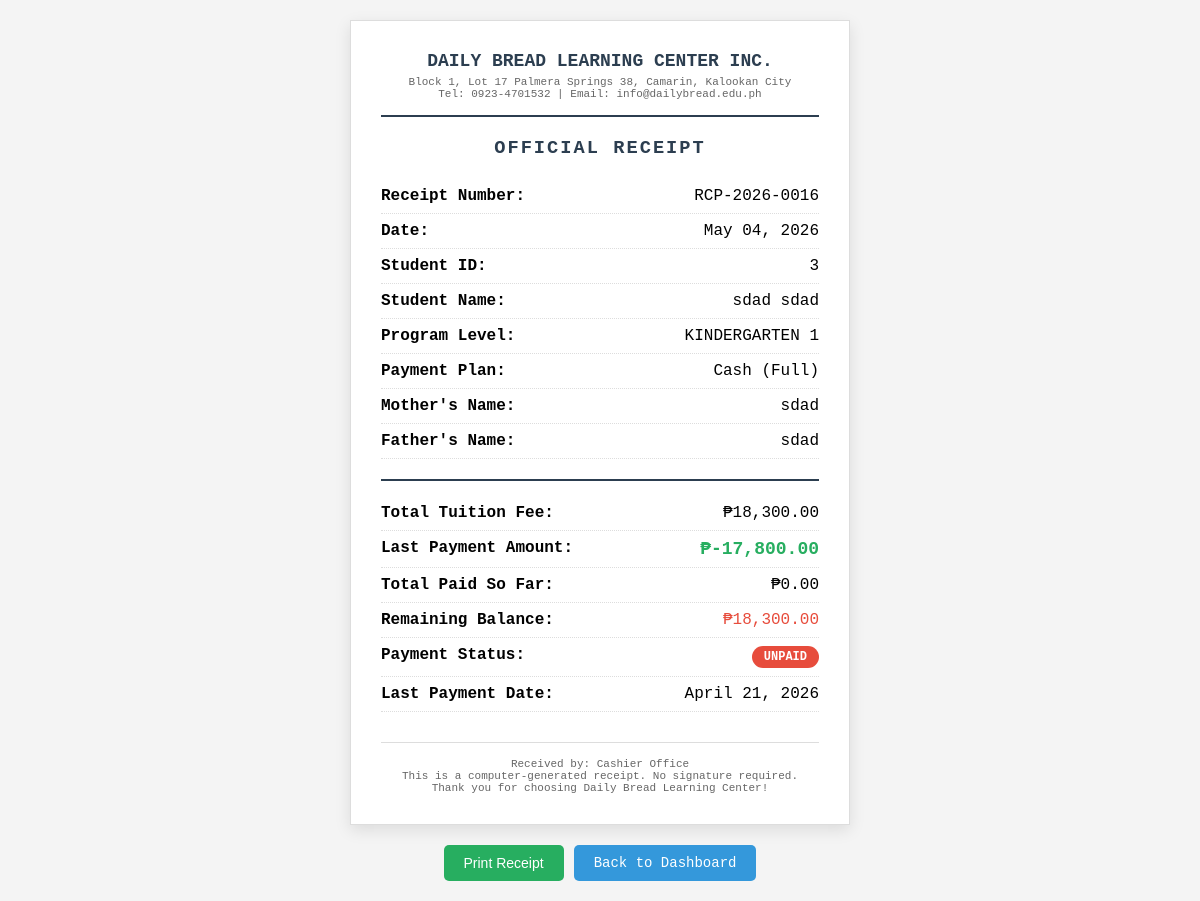
/generate_receipt.php?student_id=3 (signed in), run on the app's committed database.
### tables this page shows
CREATE TABLE `payment_transactions` (
  `transaction_id` int(11) NOT NULL AUTO_INCREMENT,
  `enrollee_id` int(11) NOT NULL,
  `payment_date` date NOT NULL,
  `payment_amount` decimal(10,2) NOT NULL,
  `payment_type` varchar(50) NOT NULL COMMENT 'Cash, Semi Annual, Quarterly, Monthly',
  `receipt_number` varchar(50) NOT NULL,
  `notes` text DEFAULT NULL,
  `processed_by` varchar(100) NOT NULL,
  `created_at` timestamp NOT NULL DEFAULT current_timestamp(),
  `receipt_generated` tinyint(4) DEFAULT 0,
  `receipt_path` varchar(500) DEFAULT NULL,
  `processed_by_user_id` int(11) DEFAULT NULL,
  `payment_status` varchar(50) DEFAULT NULL,
  `refund_amount` decimal(10,2) DEFAULT 0.00,
  `refund_date` date DEFAULT NULL,
  `refund_reason` text DEFAULT NULL,
  `refund_status` varchar(20) DEFAULT 'None',
  `payment_reference` varchar(100) DEFAULT NULL,
  `payment_method` varchar(50) DEFAULT 'Cash',
  `payment_verified` tinyint(4) DEFAULT 1,
  `request_id` int(11) DEFAULT NULL,
  PRIMARY KEY (`transaction_id`),
  KEY `enrollee_id` (`enrollee_id`),
  KEY `fk_payment_processed_by` (`processed_by_user_id`),
  KEY `request_id` (`request_id`),
  CONSTRAINT `fk_payment_processed_by` FOREIGN KEY (`processed_by_user_id`) REFERENCES `users` (`user_id`) ON UPDATE CASCADE,
  CONSTRAINT `payment_transactions_ibfk_1` FOREIGN KEY (`enrollee_id`) REFERENCES `enrollees` (`enrollee_id`) ON DELETE CASCADE,
  CONSTRAINT `payment_transactions_ibfk_2` FOREIGN KEY (`processed_by_user_id`) REFERENCES `users` (`user_id`),
  CONSTRAINT `payment_transactions_ibfk_3` FOREIGN KEY (`request_id`) REFERENCES `refund_requests` (`request_id`) ON DELETE SET NULL
);

CREATE TABLE `enrollees` (
  `enrollee_id` int(11) NOT NULL AUTO_INCREMENT,
  `student_type` varchar(20) NOT NULL,
  `program_level` varchar(20) NOT NULL,
  `payment_plan` varchar(50) NOT NULL,
  `payment_amount` decimal(10,2) NOT NULL,
  `last_name` varchar(50) NOT NULL,
  `first_name` varchar(50) NOT NULL,
  `middle_name` varchar(50) DEFAULT NULL,
  `nickname` varchar(50) DEFAULT NULL,
  `birth_date` date NOT NULL,
  `place_of_birth` varchar(100) DEFAULT NULL,
  `address` varchar(255) NOT NULL,
  `email` varchar(100) DEFAULT NULL,
  `password_hash` varchar(255) DEFAULT NULL,
  `created_at` timestamp NOT NULL DEFAULT current_timestamp(),
  `qualification_status` varchar(20) DEFAULT 'Pending' COMMENT 'Pending, Qualified, Not Qualified',
  `payment_status` varchar(50) DEFAULT 'Unpaid' COMMENT 'Unpaid, Partial, Fully Paid',
  `requirements_status` varchar(20) DEFAULT 'Pending' COMMENT 'Complete, Incomplete, Pending',
  `requirements_notes` text DEFAULT NULL COMMENT 'Notes about missing requirements',
  `birth_cert_received` tinyint(4) DEFAULT 0,
  `id_picture_received` tinyint(4) DEFAULT 0,
  `report_card_received` tinyint(4) DEFAULT 0,
  `immunization_record_received` tinyint(4) DEFAULT 0,
  `medical_cert_received` tinyint(4) DEFAULT 0,
  `enrollment_status` varchar(20) DEFAULT 'Enrolled' COMMENT 'Enrolled, Dropped, Transferred, On Leave',
  `enrollment_status_date` date DEFAULT NULL,
  `enrollment_status_reason` text DEFAULT NULL,
  `is_archived` tinyint(4) DEFAULT 0,
  `archived_date` date DEFAULT NULL,
  `archive_reason` varchar(100) DEFAULT NULL,
  PRIMARY KEY (`enrollee_id`)
);

CREATE TABLE `mother_info` (
  `mother_id` int(11) NOT NULL AUTO_INCREMENT,
  `enrollee_id` int(11) NOT NULL,
  `full_name` varchar(100) NOT NULL,
  `contact_number` varchar(20) NOT NULL,
  `occupation` varchar(100) DEFAULT NULL,
  PRIMARY KEY (`mother_id`),
  KEY `enrollee_id` (`enrollee_id`),
  CONSTRAINT `mother_info_ibfk_1` FOREIGN KEY (`enrollee_id`) REFERENCES `enrollees` (`enrollee_id`) ON DELETE CASCADE
);

CREATE TABLE `father_info` (
  `father_id` int(11) NOT NULL AUTO_INCREMENT,
  `enrollee_id` int(11) NOT NULL,
  `full_name` varchar(100) NOT NULL,
  `contact_number` varchar(20) NOT NULL,
  `occupation` varchar(100) DEFAULT NULL,
  PRIMARY KEY (`father_id`),
  KEY `enrollee_id` (`enrollee_id`),
  CONSTRAINT `father_info_ibfk_1` FOREIGN KEY (`enrollee_id`) REFERENCES `enrollees` (`enrollee_id`) ON DELETE CASCADE
);

### generate_receipt.php (the view, shortened to what this page needs)
<?php
require_once 'db_connection.php';
$student_id = isset($_GET['student_id']) ? $_GET['student_id'] : 0;
$stmt = $pdo->prepare("
    SELECT e.*,
           m.full_name as mother_name, m.contact_number as mother_phone,
           f.full_name as father_name, f.contact_number as father_phone,
           e.payment_status as current_payment_status
    FROM enrollees e
    LEFT JOIN mother_info m ON e.enrollee_id = m.enrollee_id
    LEFT JOIN father_info f ON e.enrollee_id = f.enrollee_id
    WHERE e.enrollee_id = ?
");
$stmt->execute([$student_id]);
$student = $stmt->fetch(PDO::FETCH_ASSOC);
$stmt = $pdo->prepare("
    SELECT * FROM payment_transactions
    WHERE enrollee_id = ?
    ORDER BY transaction_id DESC
    LIMIT 1
");
$stmt->execute([$student_id]);
$latest_payment = $stmt->fetch(PDO::FETCH_ASSOC);
$stmt = $pdo->prepare("SELECT SUM(payment_amount) as total_paid FROM payment_transactions WHERE enrollee_id = ?");
$stmt->execute([$student_id]);
$total_paid_result = $stmt->fetch(PDO::FETCH_ASSOC);
$total_paid = $total_paid_result['total_paid'] ?? 0;
$remaining_balance = $student['payment_amount'] - $total_paid;
if($remaining_balance <= 0) {
    $display_status = "FULLY PAID";
    $status_class = "fully-paid";
} elseif($total_paid > 0) {
    $display_status = "PARTIAL PAYMENT";
    $status_class = "partial";
} else {
    $display_status = "UNPAID";
    $status_class = "unpaid";
}
$last_payment_amount = $latest_payment ? $latest_payment['payment_amount'] : 0;
$last_payment_date = $latest_payment ? date('F d, Y', strtotime($latest_payment['payment_date'])) : 'N/A';
$receipt_number = $latest_payment['receipt_number'] ?? generateReceiptNumber($pdo);
$current_date = date('F d, Y');
?>
<!DOCTYPE html>
<html lang="en">
<head>
</head>
<body>
<div class="receipt-container">
    <div class="receipt" id="receipt">
        <div class="receipt-header">
            <h2>DAILY BREAD LEARNING CENTER INC.</h2>
            <p>Block 1, Lot 17 Palmera Springs 38, Camarin, Kalookan City</p>
            <p>Tel: 0923-4701532 | Email: info@dailybread.edu.ph</p>
        </div>
        <div class="receipt-title">
            <h3>OFFICIAL RECEIPT</h3>
        </div>
        <div class="receipt-details">
            <div class="receipt-row">
                <span class="receipt-label">Receipt Number:</span>
                <span><?php echo $receipt_number; ?></span>
            </div>
            <div class="receipt-row">
                <span class="receipt-label">Date:</span>
                <span><?php echo $current_date; ?></span>
            </div>
            <div class="receipt-row">
                <span class="receipt-label">Student ID:</span>
                <span><?php echo $student['enrollee_id']; ?></span>
            </div>
            <div class="receipt-row">
                <span class="receipt-label">Student Name:</span>
                <span><?php echo htmlspecialchars($student['first_name'] . ' ' . $student['last_name']); ?></span>
            </div>
            <div class="receipt-row">
                <span class="receipt-label">Program Level:</span>
                <span><?php echo $student['program_level']; ?></span>
            </div>
            <div class="receipt-row">
                <span class="receipt-label">Payment Plan:</span>
                <span><?php echo $student['payment_plan']; ?></span>
            </div>
            <?php if($student['mother_name']): ?>
            <div class="receipt-row">
                <span class="receipt-label">Mother's Name:</span>
                <span><?php echo htmlspecialchars($student['mother_name']); ?></span>
            </div>
            <?php endif; ?>
            <?php if($student['father_name']): ?>
            <div class="receipt-row">
                <span class="receipt-label">Father's Name:</span>
                <span><?php echo htmlspecialchars($student['father_name']); ?></span>
            </div>
            <?php endif; ?>
        </div>
        <div class="receipt-total">
            <div class="receipt-row">
                <span class="receipt-label">Total Tuition Fee:</span>
                <span>₱<?php echo number_format($student['payment_amount'], 2); ?></span>
            </div>
            <div class="receipt-row">
                <span class="receipt-label">Last Payment Amount:</span>
                <span class="amount-paid">₱<?php echo number_format($last_payment_amount, 2); ?></span>
            </div>
            <div class="receipt-row">
                <span class="receipt-label">Total Paid So Far:</span>
                <span>₱<?php echo number_format($total_paid, 2); ?></span>
            </div>
            <div class="receipt-row">
                <span class="receipt-label">Remaining Balance:</span>
                <span class="remaining-balance">₱<?php echo number_format($remaining_balance, 2); ?></span>
            </div>
            <div class="receipt-row">
                <span class="receipt-label">Payment Status:</span>
                <span>
                    <span class="status-badge status-<?php echo str_replace('_', '-', $status_class); ?>">
                        <?php echo $display_status; ?>
                    </span>
                </span>
            </div>
            <?php if($last_payment_date != 'N/A'): ?>
            <div class="receipt-row">
                <span class="receipt-label">Last Payment Date:</span>
                <span><?php echo $last_payment_date; ?></span>
            </div>
            <?php endif; ?>
        </div>
        <div class="receipt-footer">
            <p>Received by: <?php echo $_SESSION['full_name']; ?></p>
            <p>This is a computer-generated receipt. No signature required.</p>
            <p>Thank you for choosing Daily Bread Learning Center!</p>
        </div>
    </div>
    <div class="btn-group no-print">
        <button onclick="window.print()" class="btn-print">Print Receipt</button>
        <a href="cashier_dashboard.php" class="btn-back">Back to Dashboard</a>
    </div>
</div>
</body>
</html>

### generate_receipt.php (style rules this page uses)
* { margin: 0; padding: 0; box-sizing: border-box; }
body { font-family: 'Courier New', monospace; background: #f4f4f4; display: flex; justify-content: center; align-items: center; min-height: 100vh; padding: 20px; }
.receipt-container { max-width: 500px; width: 100%; }
.receipt { background: white; padding: 30px; box-shadow: 0 5px 15px rgba(0,0,0,0.1); border: 1px solid #ddd; }
.receipt-header { text-align: center; border-bottom: 2px solid #2c3e50; padding-bottom: 15px; margin-bottom: 20px; }
.receipt-header h2 { color: #2c3e50; margin-bottom: 5px; font-size: 18px; }
.receipt-header p { color: #666; font-size: 11px; }
.receipt-title { text-align: center; margin: 20px 0; }
.receipt-title h3 { color: #2c3e50; letter-spacing: 2px; }
.receipt-row { display: flex; justify-content: space-between; padding: 8px 0; border-bottom: 1px dotted #ddd; }
.receipt-label { font-weight: bold; }
.receipt-total { margin-top: 20px; padding-top: 15px; border-top: 2px solid #2c3e50; }
.amount-paid { color: #27ae60; font-size: 18px; font-weight: bold; }
.remaining-balance { color: #e74c3c; }
.status-badge { display: inline-block; padding: 4px 12px; border-radius: 20px; font-size: 12px; font-weight: bold; }
.status-unpaid { background: #e74c3c; color: white; }
.receipt-footer { text-align: center; margin-top: 30px; padding-top: 15px; border-top: 1px solid #ddd; font-size: 11px; color: #666; }
.btn-group { margin-top: 20px; display: flex; gap: 10px; justify-content: center; }
.btn-print, .btn-back { padding: 10px 20px; border: none; border-radius: 5px; cursor: pointer; font-size: 14px; }
.btn-print { background: #27ae60; color: white; }
.btn-back { background: #3498db; color: white; text-decoration: none; }

### data on the page
payment_transactions: receipt_number "RCP-2026-0016", payment_amount "-17,800.00", payment_date "April 21, 2026"
enrollees: enrollee_id "3", first_name+last_name "sdad sdad", program_level "KINDERGARTEN 1", payment_plan "Cash (Full)", mother_info.full_name "sdad", father_info.full_name "sdad", payment_amount "18,300.00"

### other printed values
$total_paid "0.00"
$remaining_balance "18,300.00"
$display_status "UNPAID"
$_SESSION['full_name'] "Cashier Office"
